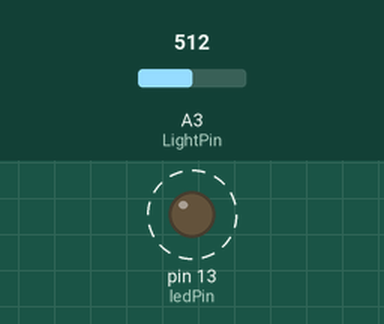
Simulated run of this sketch. Board: Arduino Uno, built with avr-gcc and run on an emulated ATmega328P. On the bench: output pins drawn as LEDs (lit = HIGH). Dashed ring = blinking. Inputs (shaded band) come from the test bench; at power-on: A3 (LightPin) = 512.

Above: at 1.8 s.
1.9 s: A3 (LightPin) set to 0
At 3.0 s:
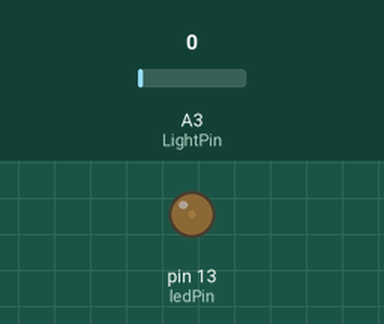
3.6 s: A3 (LightPin) set to 122
At 3.9 s:
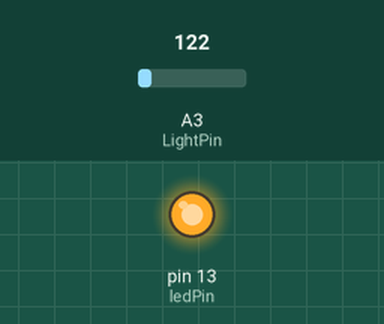
Timing chart, 0 to 13.1 s (numbered marks = the images above; inputs shaded):
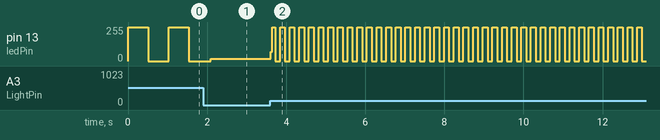

Measured:
- after the input at 3.6 s, pin 13 (ledPin): 16/255 → 69/255 at once, then moves between 0/255 and 255/255, repeating every 0.24 s
- by itself, pin 13 (ledPin): alternates 255/255 for 0.51 s and 0/255 for 0.51 s

The sketch:

Per_saberne_mes__16_.ino
```cpp
/***************************************************************************************************************************************************************************

  o888.   c888o   .@@@@@@.      c8@@8c     O8OO  C88C   O88C                Xavi Masana
   @@@@  o@@@@   @@@@@@@@@@   c@@@@@@@@@   @@@@ :@@@@O O@@@@                Lacetania
   .@@@@.@@@@c  O@@@@  C@@@o  @@@@  @@@@C  O@@@c8@@@@@ @@@@c                2n IT
    :@@@@@@@:    @@@@C        @@@o  O@@@C   @@@@@@@@@@@@@@@                 Xais Crew Life
     :@@@@@:      @@@@@@O     @@@o          8@@@@@@@@@@@@@O                 Projecte: Per saberne més (1)
     o@@@@@C       @@@@@@@   O@@@o         .@@@@@@@@@@@@@@@
     @@@@@@@          o@@@@.  @@@o  C@@@C    @@@@@@@@@@@@@
    @@@@@@@@@   @@@@o  o@@@8  @@@O  8@@@O    O@@@@8 @@@@@o
   @@@@8 @@@@@  .@@@@@@@@@@:  @@@@@@@@@@.     @@@@c @@@@@
  8@@@@   @@@@@   O@@@@@@@     O@@@@@@8       @@@@  O@@@@

 ************************************************************************************************************************************************************************/
 //*********************************************************************INCLUDE*******************************************************************************************

//*********************************************************************VARIABLES******************************************************************************************
int LightPin = 3; // selecciona el pin de entrada para el sensor de luz
int ledPin = 13; // selecciona el pin para el LED
int val = 0; // variable para almacenar el valor capturado desde el sensor
//***********************************************************************SETUP*********************************************************************************************
void setup() {
pinMode(ledPin, OUTPUT); // declara el ledPin en modo salida
}
//*************************************************************************LOOP**********************************************************************************************
void loop() {
val = analogRead(LightPin); //lee el valor del sensor
digitalWrite(ledPin, HIGH); // enciende el LED
delay(val); // detiene el programa por un tiempo
digitalWrite(ledPin, LOW); // apaga el LED
delay(val); // detiene el programa por un tiempo
}


//***********************************************************************FUNCTIONS*******************************************************************************************
```
